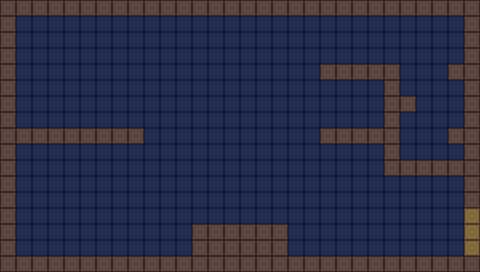

The image is a tile-based game level rendered from a .tmx file. Its description and complete source (layers, tilesets, objects, tile grids) follow:
An orthogonal 30x17 tile map with 16x16 px tiles, 2 tile layers (background, collision), 3 tilesets and 14 objects (6x coin, 2x torch, 2x dagger, 2x enemy, playerStart, ...).

<map version="1.10" tiledversion="1.12.2" orientation="orthogonal" renderorder="right-down" width="30" height="17" tilewidth="16" tileheight="16" infinite="0" nextlayerid="4" nextobjectid="26">
 <tileset firstgid="1" name="brick_bg" tilewidth="16" tileheight="16" tilecount="1" columns="1">
  <image source="../gfx/brick_bg.png" width="16" height="16" />
 </tileset>
 <tileset firstgid="2" name="collision_tile" tilewidth="16" tileheight="16" tilecount="1" columns="1">
  <image source="../gfx/tile.png" width="16" height="16" />
  <tile id="0">
   <properties>
    <property name="solid" type="bool" value="true" />
   </properties>
  </tile>
 </tileset>
 <tileset firstgid="3" name="passage_tile" tilewidth="16" tileheight="16" tilecount="1" columns="1">
  <image source="../gfx/passage.png" width="16" height="16" />
  <tile id="0">
   <properties>
    <property name="solid" type="bool" value="false" />
   </properties>
  </tile>
 </tileset>
 <layer id="1" name="background" width="30" height="17">
  <data encoding="csv">
1,1,1,1,1,1,1,1,1,1,1,1,1,1,1,1,1,1,1,1,1,1,1,1,1,1,1,1,1,1,
1,1,1,1,1,1,1,1,1,1,1,1,1,1,1,1,1,1,1,1,1,1,1,1,1,1,1,1,1,1,
1,1,1,1,1,1,1,1,1,1,1,1,1,1,1,1,1,1,1,1,1,1,1,1,1,1,1,1,1,1,
1,1,1,1,1,1,1,1,1,1,1,1,1,1,1,1,1,1,1,1,1,1,1,1,1,1,1,1,1,1,
1,1,1,1,1,1,1,1,1,1,1,1,1,1,1,1,1,1,1,1,1,1,1,1,1,1,1,1,1,1,
1,1,1,1,1,1,1,1,1,1,1,1,1,1,1,1,1,1,1,1,1,1,1,1,1,1,1,1,1,1,
1,1,1,1,1,1,1,1,1,1,1,1,1,1,1,1,1,1,1,1,1,1,1,1,1,1,1,1,1,1,
1,1,1,1,1,1,1,1,1,1,1,1,1,1,1,1,1,1,1,1,1,1,1,1,1,1,1,1,1,1,
1,1,1,1,1,1,1,1,1,1,1,1,1,1,1,1,1,1,1,1,1,1,1,1,1,1,1,1,1,1,
1,1,1,1,1,1,1,1,1,1,1,1,1,1,1,1,1,1,1,1,1,1,1,1,1,1,1,1,1,1,
1,1,1,1,1,1,1,1,1,1,1,1,1,1,1,1,1,1,1,1,1,1,1,1,1,1,1,1,1,1,
1,1,1,1,1,1,1,1,1,1,1,1,1,1,1,1,1,1,1,1,1,1,1,1,1,1,1,1,1,1,
1,1,1,1,1,1,1,1,1,1,1,1,1,1,1,1,1,1,1,1,1,1,1,1,1,1,1,1,1,1,
1,1,1,1,1,1,1,1,1,1,1,1,1,1,1,1,1,1,1,1,1,1,1,1,1,1,1,1,1,1,
1,1,1,1,1,1,1,1,1,1,1,1,1,1,1,1,1,1,1,1,1,1,1,1,1,1,1,1,1,1,
1,1,1,1,1,1,1,1,1,1,1,1,1,1,1,1,1,1,1,1,1,1,1,1,1,1,1,1,1,1,
1,1,1,1,1,1,1,1,1,1,1,1,1,1,1,1,1,1,1,1,1,1,1,1,1,1,1,1,1,1
</data>
 </layer>
 <layer id="2" name="collision" width="30" height="17">
  <data encoding="csv">
2,2,2,2,2,2,2,2,2,2,2,2,2,2,2,2,2,2,2,2,2,2,2,2,2,2,2,2,2,2,
2,0,0,0,0,0,0,0,0,0,0,0,0,0,0,0,0,0,0,0,0,0,0,0,0,0,0,0,0,2,
2,0,0,0,0,0,0,0,0,0,0,0,0,0,0,0,0,0,0,0,0,0,0,0,0,0,0,0,0,2,
2,0,0,0,0,0,0,0,0,0,0,0,0,0,0,0,0,0,0,0,0,0,0,0,0,0,0,0,0,2,
2,0,0,0,0,0,0,0,0,0,0,0,0,0,0,0,0,0,0,0,2,2,2,2,2,0,0,0,2,2,
2,0,0,0,0,0,0,0,0,0,0,0,0,0,0,0,0,0,0,0,0,0,0,0,2,0,0,0,0,2,
2,0,0,0,0,0,0,0,0,0,0,0,0,0,0,0,0,0,0,0,0,0,0,0,2,2,0,0,0,2,
2,0,0,0,0,0,0,0,0,0,0,0,0,0,0,0,0,0,0,0,0,0,0,0,2,0,0,0,0,2,
2,2,2,2,2,2,2,2,2,0,0,0,0,0,0,0,0,0,0,0,2,2,2,2,2,0,0,0,2,2,
2,0,0,0,0,0,0,0,0,0,0,0,0,0,0,0,0,0,0,0,0,0,0,0,2,0,0,0,0,2,
2,0,0,0,0,0,0,0,0,0,0,0,0,0,0,0,0,0,0,0,0,0,0,0,2,2,2,2,2,2,
2,0,0,0,0,0,0,0,0,0,0,0,0,0,0,0,0,0,0,0,0,0,0,0,0,0,0,0,0,2,
2,0,0,0,0,0,0,0,0,0,0,0,0,0,0,0,0,0,0,0,0,0,0,0,0,0,0,0,0,2,
2,0,0,0,0,0,0,0,0,0,0,0,0,0,0,0,0,0,0,0,0,0,0,0,0,0,0,0,0,3,
2,0,0,0,0,0,0,0,0,0,0,0,2,2,2,2,2,2,0,0,0,0,0,0,0,0,0,0,0,3,
2,0,0,0,0,0,0,0,0,0,0,0,2,2,2,2,2,2,0,0,0,0,0,0,0,0,0,0,0,3,
2,2,2,2,2,2,2,2,2,2,2,2,2,2,2,2,2,2,2,2,2,2,2,2,2,2,2,2,2,2
</data>
 </layer>
 <objectgroup id="3" name="objects">
  <object id="1" name="playerStart" type="playerStart" x="48" y="112" width="16" height="16" />
  <object id="3" name="chest" type="chest" x="32" y="240" width="16" height="16" />
  <object id="4" name="coin1" type="coin" x="120" y="248" width="8" height="8" />
  <object id="5" name="coin2" type="coin" x="340" y="248" width="8" height="8" />
  <object id="6" name="coin3" type="coin" x="336" y="112" width="8" height="8" />
  <object id="7" name="torchLeft" type="torch" x="16" y="100" width="16" height="16" />
  <object id="8" name="torchRight" type="torch" x="448" y="100" width="16" height="16" />
  <object id="9" name="dagger1" type="dagger" x="112" y="112" width="16" height="16" />
  <object id="10" name="dagger2" type="dagger" x="352" y="48" width="16" height="16" />
  <object id="18" name="enemy1" type="enemy" x="160" y="240" width="16" height="16" />
  <object id="20" name="flyer1" type="enemy" x="64" y="208" width="16" height="16">
   <properties>
    <property name="enemyType" value="flyer" />
   </properties>
  </object>
  <object id="23" name="coin1" type="coin" x="240" y="208" width="8" height="8" />
  <object id="24" name="coin1" type="coin" x="192" y="208" width="8" height="8" />
  <object id="25" name="coin1" type="coin" x="272" y="208" width="8" height="8" />
 </objectgroup>
</map>
